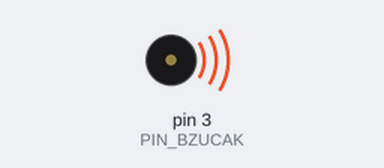
Bench run of a sketch on a simulated Arduino Uno, built with avr-gcc and run on an emulated ATmega328P. Parts: buzzer (waves = sounding).

Above: at 0.75 s.
At 4.2 s:
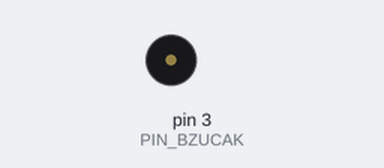
Timing chart, 0 to 6.1 s (numbered marks = the images above):
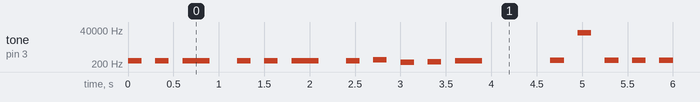

Measured:
- by itself, tone on pin 3 (PIN_BZUCAK): plays 329 Hz for 0.15 s, 329 Hz for 0.15 s, 329 Hz for 0.30 s, 329 Hz for 0.15 s, 329 Hz for 0.15 s, 329 Hz for 0.30 s … (345 notes in this stretch)

The sketch:

rolnicky_rolnicky.ino
```cpp
#define PIN_BZUCAK    3

int tempo = 150;
char noty[] = "eeeeeeegcde fffffeeeeddedg";
int delka[] = {1, 1, 2, 1, 1, 2, 1, 1, 1, 1, 2, 1, 1, 1, 1, 1, 1, 1, 1, 1, 1, 1, 1, 1, 2, 2};

void prehrajNotu(char nota, int delka) {
  char nazvy_not[] = { 'c', 'd', 'e', 'f', 'g' };
  int tony[] = { 261, 293, 329, 349, 392 };
  for (int i = 0; i < sizeof(tony); i++) {
    if (nota == nazvy_not[i]) {
      tone(PIN_BZUCAK, tony[i], delka);
    }
  }
}

void setup() {
  pinMode(PIN_BZUCAK, OUTPUT);
}

void loop() {
  for (int i = 0; i < sizeof(noty)-1; i++) {
    if (noty[i] == ' ') {
      delay(delka[i] * tempo);
    } else {
      prehrajNotu(noty[i], delka[i] * tempo);
    }
    delay((tempo*2)*delka[i]);
  }
}
```
